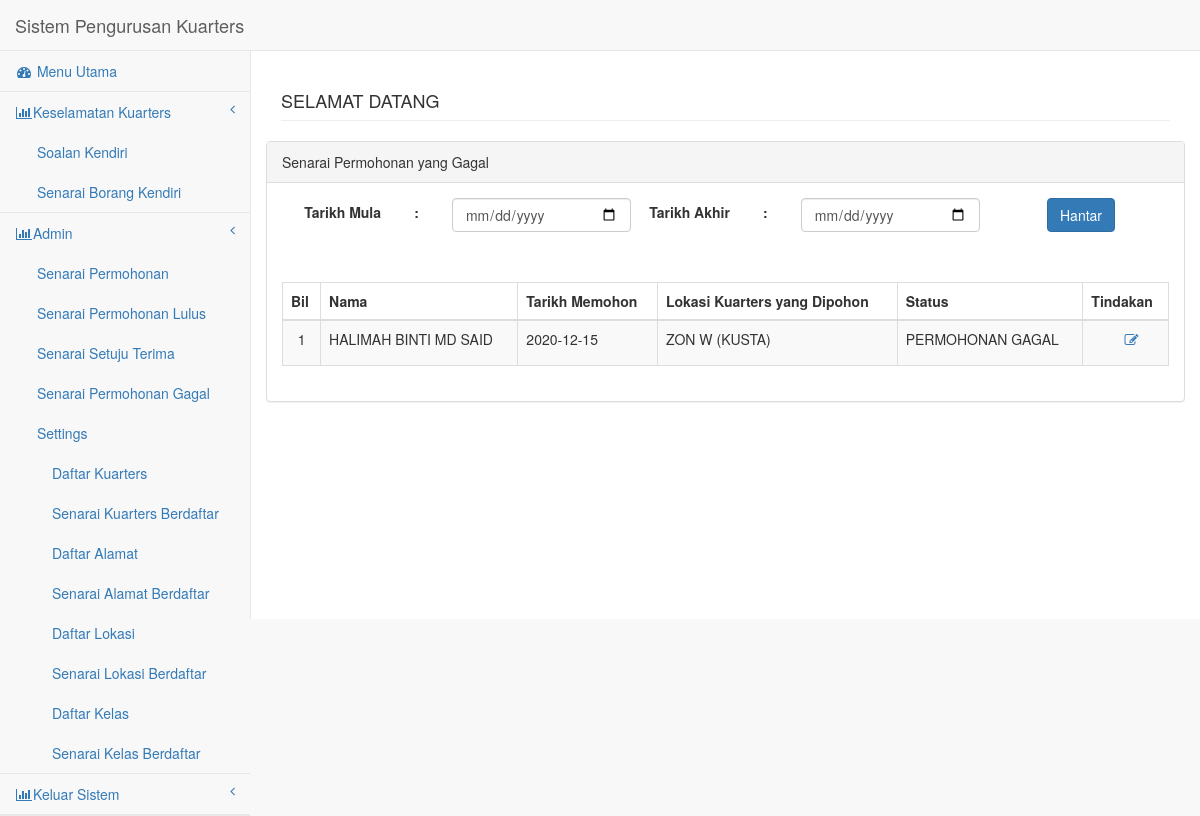
The app's page /pages/listtolak2.php with its own data.
### tables this page shows
CREATE TABLE IF NOT EXISTS `tbl_pemohonan` (
  `p_id` int(11) NOT NULL AUTO_INCREMENT,
  `p_staff` int(30) NOT NULL,
  `p_tarikhmohon` date DEFAULT NULL,
  `p_lokasi` varchar(250) DEFAULT NULL,
  `p_jantina` varchar(30) DEFAULT NULL,
  `p_statusperkahwinan` int(30) DEFAULT NULL,
  `p_telrumah` varchar(20) DEFAULT NULL,
  `p_telhp` varchar(20) DEFAULT NULL,
  `p_telpejabat` varchar(20) DEFAULT NULL,
  `p_jawatan` int(30) DEFAULT NULL,
  `p_katjawatan` varchar(30) NOT NULL,
  `p_jabatan` varchar(250) DEFAULT NULL,
  `p_unit` varchar(250) DEFAULT NULL,
  `p_tmulabertugas` date DEFAULT NULL,
  `p_markahtmulabertugas` int(10) NOT NULL,
  `p_waktubertugas` text,
  `p_markahwaktubertugas` int(10) NOT NULL,
  `p_namapasangan` text,
  `p_icpasangan` varchar(20) NOT NULL,
  `p_katkeluarga` varchar(30) NOT NULL,
  `p_markahkatkeluarga` int(10) NOT NULL,
  `p_jawatanpasangan` varchar(50) DEFAULT NULL,
  `p_tkerjapasangan` text NOT NULL,
  `p_wbpasangan` text NOT NULL,
  `p_bilanak` int(11) DEFAULT NULL,
  `p_markahbilanak` int(10) NOT NULL,
  `p_alamatsekarang` text,
  `p_checkbox1` int(11) DEFAULT NULL,
  `p_checkbox2` int(11) DEFAULT NULL,
  `p_checkbox3` int(11) DEFAULT NULL,
  `p_alamatrumahsd` text,
  `p_jarakrumah` text,
  `p_sebabmohon` text,
  `p_tandamohon` int(11) NOT NULL,
  `p_pengesahan` text,
  `p_tandaketua` int(11) NOT NULL,
  `p_stathantar` varchar(30) DEFAULT NULL,
  `p_statmohon` varchar(30) DEFAULT NULL,
  `p_statterima` int(11) NOT NULL,
  `p_kelasrumah` varchar(30) NOT NULL,
  `p_alamattawaran` varchar(250) NOT NULL,
  `p_tmasuk` date DEFAULT NULL,
  `p_tkeluar` date DEFAULT NULL,
  `p_terimadepo` date DEFAULT NULL,
  `p_jumlahdepo` varchar(20) DEFAULT NULL,
  `p_resit` varchar(30) DEFAULT NULL,
  `p_lamamohon` varchar(10) NOT NULL,
  `p_markahlamamohon` double NOT NULL,
  `p_totalmarkah` double NOT NULL,
  `p_finalmarks` double NOT NULL,
  `p_kontrak` int(5) NOT NULL COMMENT '1- non-renewal 2- renewal',
  `p_kilometer` int(10) NOT NULL,
  PRIMARY KEY (`p_id`)
);

CREATE TABLE IF NOT EXISTS `tablepengguna` (
  `id` int(25) NOT NULL AUTO_INCREMENT,
  `nokadpengenalan` varchar(14) NOT NULL,
  `namapemohon` varchar(255) DEFAULT NULL,
  `katalaluan` varchar(32) NOT NULL,
  `jawatan` varchar(50) NOT NULL,
  `jabatan` varchar(10) DEFAULT NULL,
  `kumpulanb` int(40) NOT NULL,
  `emelrasmi` varchar(50) NOT NULL,
  `notel` varchar(20) NOT NULL,
  `tarikhlantik` date NOT NULL,
  `induksi` text NOT NULL,
  `unit` int(11) DEFAULT NULL,
  `tpbahagian` int(50) NOT NULL,
  `siri` varchar(10) NOT NULL,
  `periksa` text NOT NULL,
  `status` varchar(5) NOT NULL DEFAULT '1',
  `logatt` varchar(5) NOT NULL DEFAULT '0',
  `logerr` varchar(5) NOT NULL DEFAULT '0',
  `status1` int(11) NOT NULL DEFAULT '1',
  `authlevel` int(11) NOT NULL,
  `kategori` int(11) NOT NULL,
  PRIMARY KEY (`id`),
  KEY `ptj` (`jabatan`),
  KEY `unit2` (`unit`),
  KEY `status` (`status1`)
);

CREATE TABLE IF NOT EXISTS `tbl_lokasi` (
  `l_id` int(11) NOT NULL AUTO_INCREMENT,
  `l_nama` text NOT NULL,
  `l_jabatan` int(11) NOT NULL,
  `l_buka` int(11) NOT NULL,
  `l_susun` int(11) NOT NULL,
  `l_status` int(11) NOT NULL,
  PRIMARY KEY (`l_id`)
);

CREATE TABLE IF NOT EXISTS `tbl_statmohon` (
  `m_id` int(11) NOT NULL AUTO_INCREMENT,
  `m_nama` varchar(250) NOT NULL,
  `m_susun` int(11) NOT NULL,
  `m_status` int(11) NOT NULL DEFAULT '1',
  PRIMARY KEY (`m_id`)
);

### pages/listtolak2.php (the view, shortened to what this page needs)
<!DOCTYPE html>
<html lang="en">
<head>
<link href="../bower_components/bootstrap/dist/css/bootstrap.min.css"
	rel="stylesheet">
<link href="../bower_components/metisMenu/dist/metisMenu.min.css"
	rel="stylesheet">
<link href="../dist/css/sb-admin-2.css" rel="stylesheet">
<link href="../bower_components/font-awesome/css/font-awesome.min.css"
	rel="stylesheet" type="text/css">
</head>
<body>
<form method="post" >
    <div id="wrapper">
<?php include('leftbar.php');?>
<div id="page-wrapper">
<div class="row">
  <div class="col-lg-12">
                <h4 class="page-header">
                    <?php echo strtoupper("selamat datang"." ".htmlentities($_SESSION['namapegawai']));?></h4>
</div>
        <div class="row">
            <div class="col-lg-12">
                <div class="panel panel-default">
                    <div class="panel-heading">
                        Senarai Permohonan yang Gagal
                    </div>
                    <div class="panel-body">
                        <table width="900" border="0">
                            <tr>
                                <td width="300" align="right"><label>Tarikh Mula</label></td>
                                <td width="300" align="center"><label>:</label></td>
                                <td width="300"><input id="date1" name="date1" type="date"  class="datepicker, form-control" required/></td>
                                <td width="300" align="right"><label>Tarikh Akhir</label></td>
                                <td width="300" align="center"><label>:</label></td>
                                <td width="300"><input id="date2" name="date2" type="date"  class="datepicker, form-control" required/></td>
                                <td width="300" align="center"><label></label></td>
                                <td width="300" rowspan="1"><input type="submit"  name="submit" class="btn btn-primary" value="Hantar"></td>
                            </tr>
                            <tr>
                                    <td colspan="9" align="right"><?php  ?><?php  ?></td>
                                    <td width="53" rowspan="3">&nbsp;</td>
                            </tr>
                        </table>
                    </div>
                    <div class="panel-body">
                        <div class="dataTable_wrapper">
                            <table class="table table-striped table-bordered table-hover" id="dataTables-example">
                                <thead>
                                    <tr>
                                        <th>Bil</th>
                                        <th>Nama</th>
                                        <th>Tarikh Memohon</th>
                                        <th>Lokasi Kuarters yang Dipohon</th>
                                        <th>Status</th>
                                        <th>Tindakan</th>
                                    </tr>
                                </thead>
                                <tbody>
                      <?php
                        $querymohon     = "SELECT * FROM  tbl_pemohonan  where p_statmohon = '3' " ;
                        $resultmohon    = mysql_query($querymohon) or die(mysql_error());
                        $datamohon      = mysql_fetch_array($resultmohon);
                      if($datamohon < 1)
                      {
                          ?>
                          <tr><td colspan="5" align="center"> Tiada Maklumat </td></tr>
                          <?php
                      }
                      else
                      {
                          $sn = 1;
                          while($datamohon2 = mysql_fetch_array($resultmohon))
                          {
                              $xidstaff       = $datamohon2 ['p_staff'];
                                $xtarikhmohon   = $datamohon2 ['p_tarikhmohon'];
                                $xlokasi        = $datamohon2 ['p_lokasi'];
                                $xstatus        = $datamohon2 ['p_statmohon'];
                        $querylokasi     = "SELECT * FROM  tbl_lokasi WHERE l_id = '$xlokasi'";
                        $resultlokasi    = mysql_query($querylokasi) or die(mysql_error());
                        $datalokasi      = mysql_fetch_array($resultlokasi);
                        $ylokasi         = $datalokasi ['l_nama'];
                        $querymohon     = "SELECT * FROM  tbl_statmohon WHERE m_id = '$xstatus'";
                        $resultmohon    = mysql_query($querymohon) or die(mysql_error());
                        $datastatus     = mysql_fetch_array($resultmohon);
                        $ystatus         = $datastatus ['m_nama'];
                        $querypengguna = "SELECT * FROM tablepengguna WHERE id = '$xidstaff'";
                        $resultpengguna = mysql_query($querypengguna) or die (mysql_error());
                        $penggunak = mysql_fetch_array($resultpengguna);
                        $nama = $penggunak['namapemohon'];
                        ?>
                        <tr class="odd gradeX">
                            <td align='center'><?php echo $sn?></td>
                            <td><?php echo htmlentities(strtoupper($nama));?></td>
                            <td><?php echo htmlentities(strtoupper($xtarikhmohon));?></td>
                            <td><?php echo htmlentities(strtoupper($ylokasi ));?></td>
                            <td><?php echo htmlentities(strtoupper($ystatus ));?></td>
                            <td align='center'>&nbsp;&nbsp;<a href="kemaskinipenghuni2.php?id=<?php echo htmlentities($xidstaff);?>">
                                <p class="fa fa-edit"></p></a>
                            </td>
                        </tr>
                        <?php
                        $sn++;
                        }
                          }
                          ?>
                                    </tbody>
                                </table>
                            </div>
                        </div>
                    </div>
            </div>
    </div>
</div>
    </div>
</body>
</html>

### records on screen
tbl_pemohonan: tablepengguna.namapemohon "HALIMAH BINTI MD SAID", p_tarikhmohon "2020-12-15", tbl_lokasi.l_nama "ZON W (KUSTA)", tbl_statmohon.m_nama "PERMOHONAN GAGAL"
